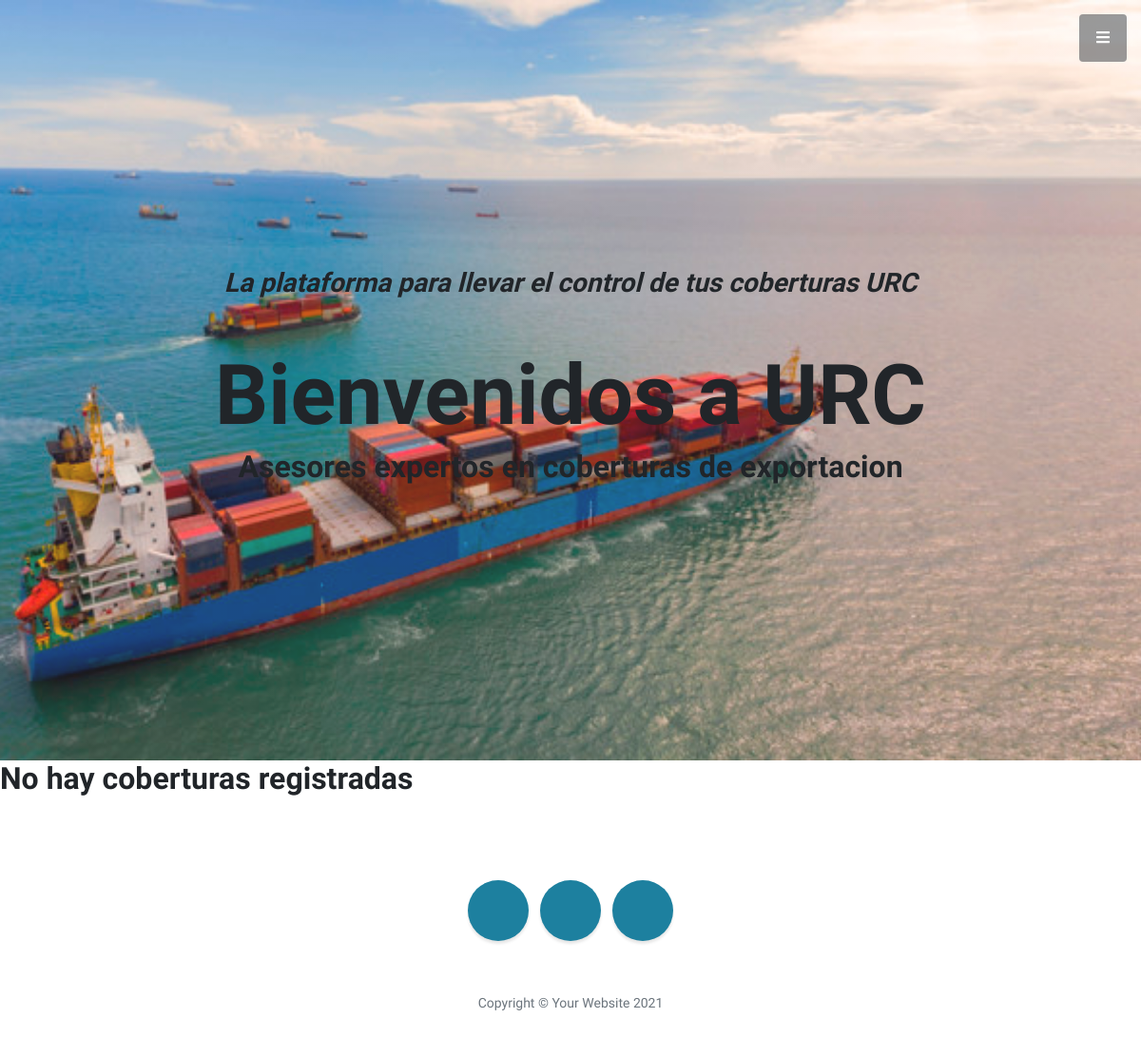
/AppURC/readCoberturas/, run on an earlier commit of the app's database.
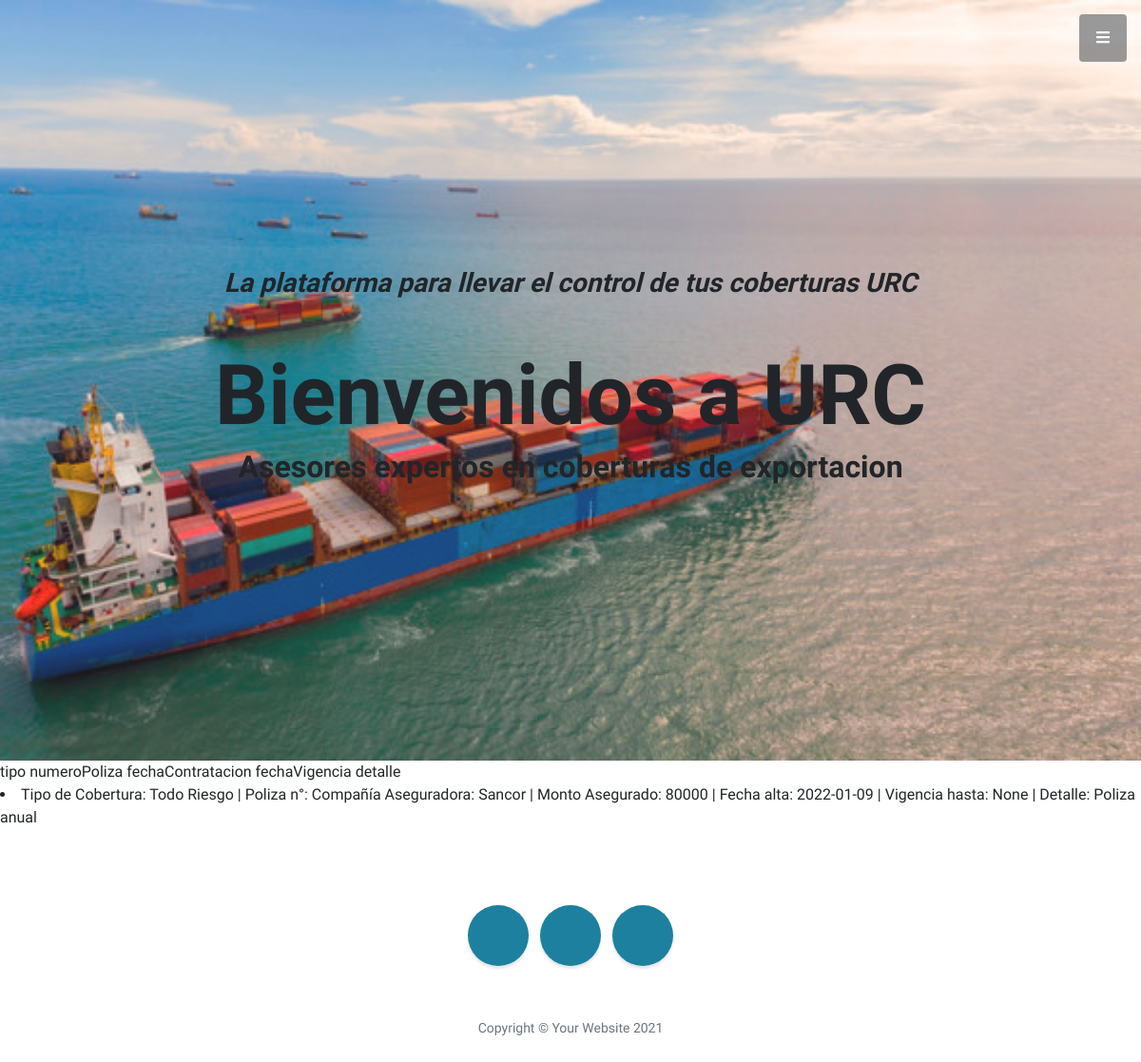
And on a later commit of the database.
### AppURC/models.py (models this page shows)
class Cobertura(models.Model):
    tipo = models.CharField(max_length=20)
    numeroPoliza = models.OneToOneField(
        poliza,
        on_delete=models.RESTRICT
        )
    fechaContratacion = models.DateField()
    fechaVigencia = models.DateField()
    detalle = models.CharField(max_length=40)
    def __str__(self):
         return f"Tipo de Cobertura: {self.tipo} | Poliza n°: {self.numeroPoliza} | Fecha alta: {self.fechaContratacion} | Vigencia hasta: {self.fechaVigencia} | Detalle: {self.detalle}"

class poliza(models.Model): # con vista coberturas/template coberturas
    cliente_id = models.OneToOneField("Cliente", null=True ,blank=True, on_delete=models.RESTRICT)
    poliza_id = models.AutoField(primary_key=True)
    companiaAseg = models.CharField(max_length=40)
    montoAsegurado = models.IntegerField()
    coberturas = models.ManyToManyField("Cobertura", null=True, blank=True)
    def __str__(self): # me sirve para ver en admin la info cargada
        return f"Compañía Aseguradora: {self.companiaAseg} | Monto Asegurado: {self.montoAsegurado}"

### AppURC/views.py (the view)
# urls.py: path('readCoberturas/', views.readCoberturas, name='ReadCoberturas'),
def readCoberturas(request):
    cobert = Cobertura.objects.all()
    return render(request, "AppURC/readCoberturas.html", {"Coberturas": cobert})

### AppURC/templates/AppURC/readCoberturas.html (shortened to what this page needs)
{% extends 'AppURC/base.html' %}
{% load static %}
{% block contenido2 %}
    <h1 class="mb-1">Bienvenidos a URC</h1>
    <h2>Asesores expertos en coberturas de exportacion</h2>
{% endblock %}
{% block contenido %}
    {% if Coberturas %}
            <thead>
                <tr>
                    <th>tipo</th>
                    <th>numeroPoliza</th>
                    <th>fechaContratacion</th>
                    <th>fechaVigencia</th>
                    <th>detalle</th>
                </tr>
            </thead>
            <tbody>
                {% for c in Coberturas%}
                <tr>
                    <li>{{ c }} <br></li>
                </tr>
                {% endfor %}
            </tbody>
    {% else %}
        <h2>No hay coberturas registradas</h2>
    {% endif %}
{% endblock %}

What changed in the data, as far as the page shows it:
added Cobertura: tipo+numeroPoliza+fechaContratacion "Tipo de Cobertura: Todo Riesgo | Poliza n°: Compañía Aseguradora: Sancor | Monto Asegurado: 80000 | Fecha alta: 2022-01-09 | Vigencia hasta: None | Detalle: Poliza anual"
Also different on the page:
text no longer shown: "No hay coberturas registradas"
text now shown: "tipo numeroPoliza fechaContratacion fechaVigencia detalle"
